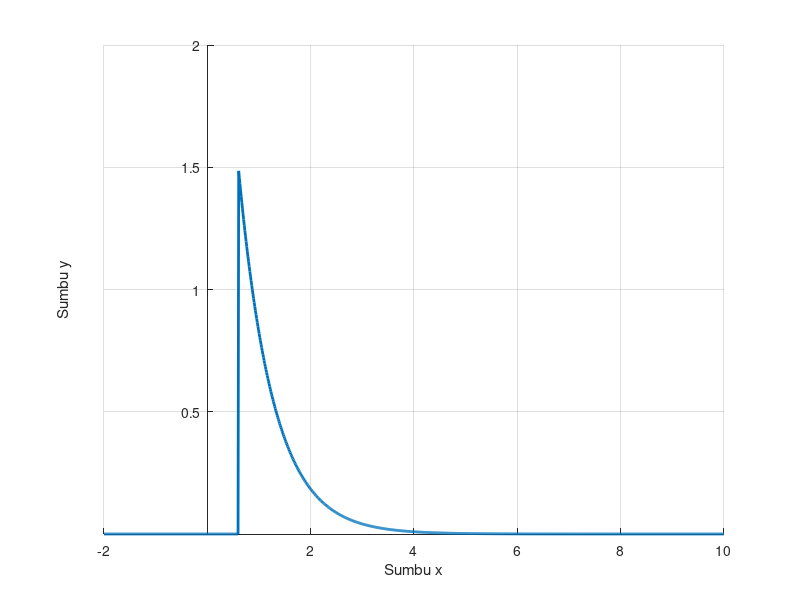
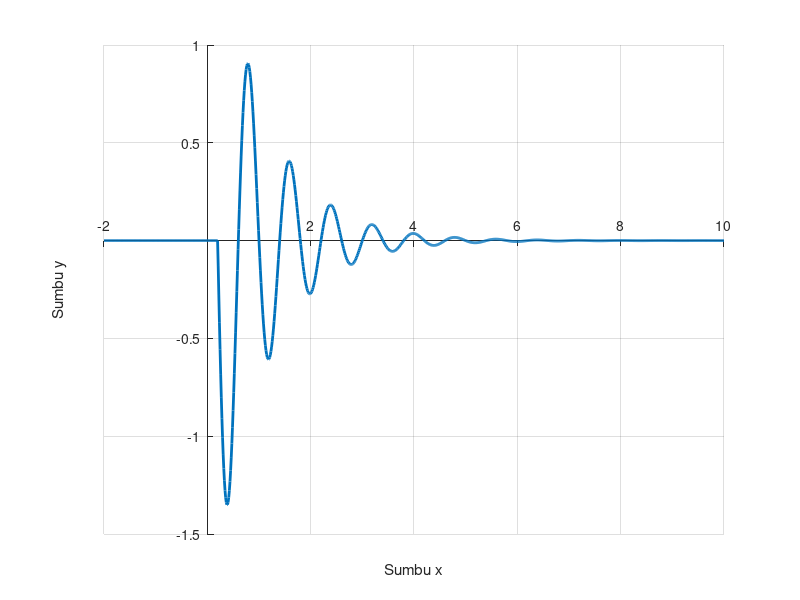

Reproduce these figures in MATLAB, in order.
clear all; close all; clc
clf; 
fs = 1000;

t1 = linspace(-2,10,fs);
xt = 1.5*exp(-1.5*(t1-0.6));
for nt = 1:1:length(t1)
   if(t1(nt)<0.6)
      xt(nt) = xt(nt)*0;
   end
end


plot(t1,xt,'LineWidth',2);grid on
set(gca,"xaxislocation","origin")
set(gca,"yaxislocation","origin")
set(gca,"box","off")
xlabel("Sumbu x");
ylabel("Sumbu y");

t2 = linspace(-2,10,fs);
xt2 = 2.*exp(-t2).*cos(2*pi*1.25*t2);
for nt2 = 1:1:length(t1)
   if(t2(nt2)<0.2)
      xt2(nt2) = xt2(nt2)*0;
   end
end
figure(2)
plot(t2,xt2,'LineWidth',2);grid on
set(gca,"xaxislocation","origin")
set(gca,"yaxislocation","origin")
set(gca,"box","off")
xlabel("Sumbu x");
ylabel("Sumbu y");
